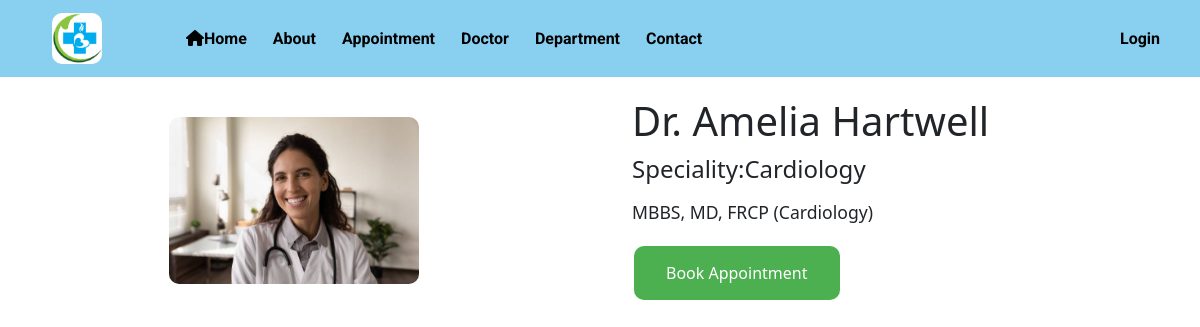
The app's page /doctor_details/1 with its own data.
### Hospital_mngmnt/models.py (models this page shows, shortened)
class Doctor(models.Model):
    name = models.CharField(max_length=25)
    specialization = models.CharField(max_length=30)
    image = models.ImageField(upload_to='media', default='', blank=True)
    availability = models.BooleanField(default=True)
    desc = models.CharField(max_length=250, default='')

### Hospital_mngmnt/views.py (the view)
# urls.py: path('doctor_details/<pk>',views.doctor_detail,name='detail_doctor'),
def doctor_detail(request, pk):
    doctors = get_object_or_404(Doctor, pk=pk)
    return render(request, 'doctor_detail.html', {'doctors': doctors})

### templates/doctor_detail.html (shortened to what this page needs)
{% extends 'index.html' %}
{% load static %}
{% block content %}
<div class="row">
    <div class="container">
        <div class="row">
            <div class="col-md-6 text-center">
                <div class="doctor-img-container">
                    <img src="{{doctors.image.url}}" alt="{{doctors.name}}" class="doctor-img">
                </div>
            </div>
            <div class="col-md-6">
                <div class="doctor-info">
                    <h1>{{doctors.name}}</h1>
                    <h6>Speciality:{{doctors.specialization}}</h6>
                    <p>{{doctors.desc}}</p>
                    <a href="{% url 'appointment'  %}" class="btn btn-success btn-custom">Book Appointment</a>
                </div>
            </div>
        </div>
    </div>
</div>
{% endblock %}

### templates/doctor_detail.html (style rules this page uses)
.doctor-img-container { display: flex; justify-content: center; align-items: center; height: 100%; }
.doctor-img { width: 250px; height: auto; border-radius: 10px; }
.doctor-info { padding: 20px; }
.doctor-info h1 { font-size: 2.5rem; margin-bottom: 10px; }
.doctor-info h6 { font-size: 1.5rem; margin-bottom: 15px; }
.doctor-info p { font-size: 1.1rem; line-height: 1.5; }
.btn-custom { background-color: #4CAF50; border: none; color: white; padding: 15px 32px; text-align: center; text-decoration: none; display: inline-block; font-size: 16px; margin: 4px 2px; cursor: pointer; border-radius: 10px; transition: background-color 0.3s ease; }

### records on screen
Doctor: image (picture), name "Dr. Amelia Hartwell", specialization "Cardiology", desc "MBBS, MD, FRCP (Cardiology)"
